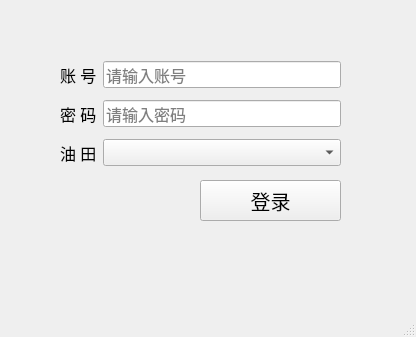
<?xml version="1.0" encoding="UTF-8"?>
<ui version="4.0">
 <class>MainWindow</class>
 <widget class="QMainWindow" name="MainWindow">
  <property name="geometry">
   <rect>
    <x>0</x>
    <y>0</y>
    <width>416</width>
    <height>337</height>
   </rect>
  </property>
  <property name="font">
   <font>
    <pointsize>10</pointsize>
   </font>
  </property>
  <property name="windowTitle">
   <string>MainWindow</string>
  </property>
  <widget class="QWidget" name="centralwidget">
   <widget class="QWidget" name="formLayoutWidget">
    <property name="geometry">
     <rect>
      <x>60</x>
      <y>60</y>
      <width>281</width>
      <height>106</height>
     </rect>
    </property>
    <layout class="QFormLayout" name="formLayout">
     <property name="formAlignment">
      <set>Qt::AlignCenter</set>
     </property>
     <property name="verticalSpacing">
      <number>12</number>
     </property>
     <item row="0" column="0">
      <widget class="QLabel" name="label">
       <property name="font">
        <font>
         <pointsize>12</pointsize>
        </font>
       </property>
       <property name="text">
        <string>账 号</string>
       </property>
      </widget>
     </item>
     <item row="0" column="1">
      <widget class="QLineEdit" name="lineEdit_username">
       <property name="sizePolicy">
        <sizepolicy hsizetype="Expanding" vsizetype="Fixed">
         <horstretch>0</horstretch>
         <verstretch>0</verstretch>
        </sizepolicy>
       </property>
       <property name="font">
        <font>
         <pointsize>12</pointsize>
        </font>
       </property>
       <property name="placeholderText">
        <string>请输入账号</string>
       </property>
      </widget>
     </item>
     <item row="1" column="0">
      <widget class="QLabel" name="label_2">
       <property name="font">
        <font>
         <pointsize>12</pointsize>
        </font>
       </property>
       <property name="text">
        <string>密 码</string>
       </property>
      </widget>
     </item>
     <item row="1" column="1">
      <widget class="QLineEdit" name="lineEdit_pwd">
       <property name="sizePolicy">
        <sizepolicy hsizetype="Expanding" vsizetype="Fixed">
         <horstretch>0</horstretch>
         <verstretch>0</verstretch>
        </sizepolicy>
       </property>
       <property name="minimumSize">
        <size>
         <width>0</width>
         <height>0</height>
        </size>
       </property>
       <property name="maximumSize">
        <size>
         <width>16777214</width>
         <height>16777215</height>
        </size>
       </property>
       <property name="font">
        <font>
         <pointsize>12</pointsize>
        </font>
       </property>
       <property name="echoMode">
        <enum>QLineEdit::Password</enum>
       </property>
       <property name="placeholderText">
        <string>请输入密码</string>
       </property>
      </widget>
     </item>
     <item row="2" column="0">
      <widget class="QLabel" name="label_3">
       <property name="font">
        <font>
         <pointsize>12</pointsize>
        </font>
       </property>
       <property name="text">
        <string>油 田</string>
       </property>
      </widget>
     </item>
     <item row="2" column="1">
      <widget class="QComboBox" name="comboBox">
       <property name="font">
        <font>
         <pointsize>12</pointsize>
        </font>
       </property>
       <property name="editable">
        <bool>false</bool>
       </property>
      </widget>
     </item>
    </layout>
   </widget>
   <widget class="QPushButton" name="pushButton">
    <property name="geometry">
     <rect>
      <x>200</x>
      <y>180</y>
      <width>141</width>
      <height>41</height>
     </rect>
    </property>
    <property name="font">
     <font>
      <pointsize>15</pointsize>
     </font>
    </property>
    <property name="text">
     <string>登录</string>
    </property>
   </widget>
  </widget>
  <widget class="QMenuBar" name="menubar">
   <property name="geometry">
    <rect>
     <x>0</x>
     <y>0</y>
     <width>416</width>
     <height>29</height>
    </rect>
   </property>
  </widget>
  <widget class="QStatusBar" name="statusbar"/>
 </widget>
 <resources/>
 <connections/>
</ui>
